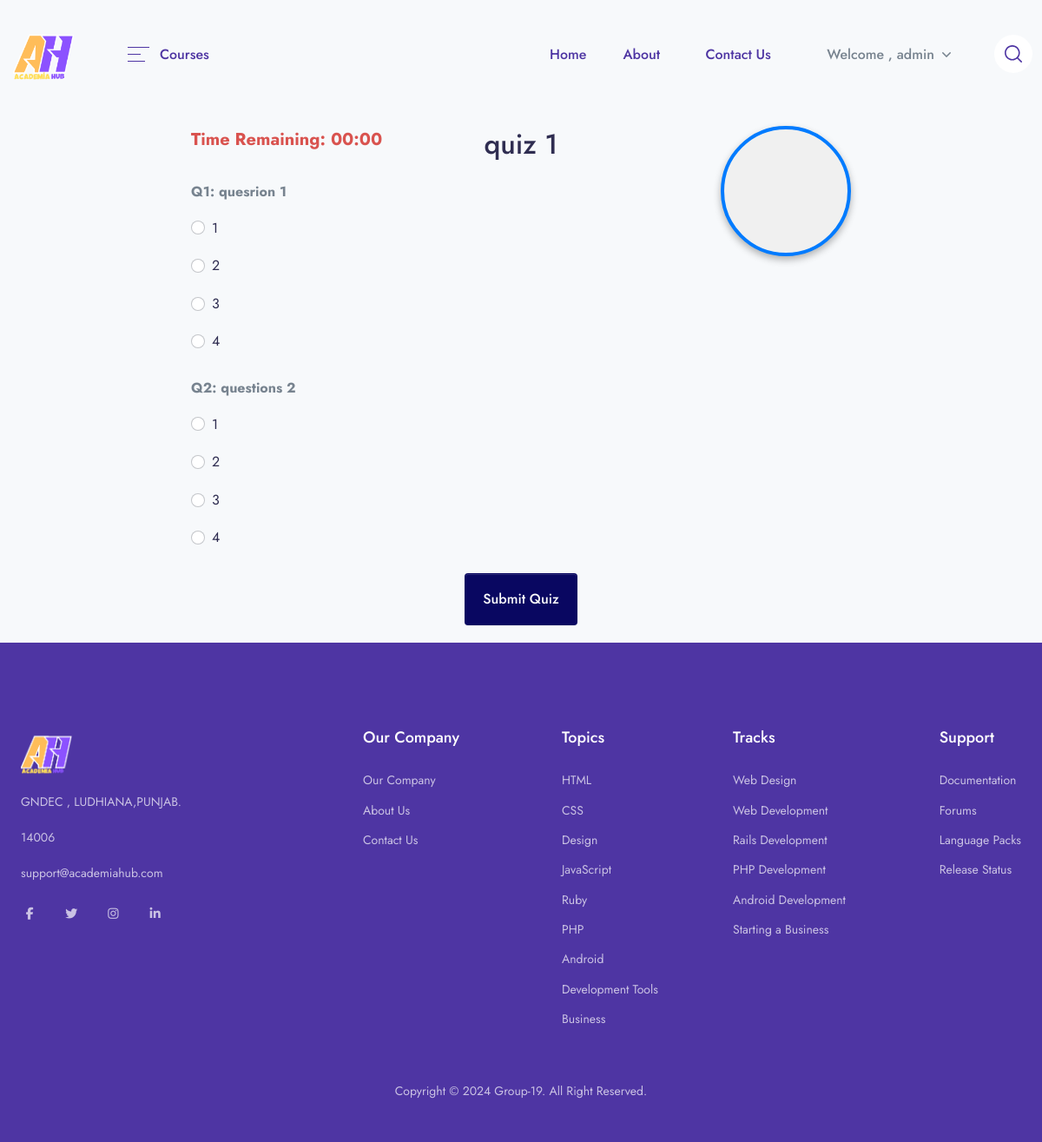
The app's page /quiz/1/ (signed in) with its own data.
### app/models.py (models this page shows, shortened)
class Quiz(models.Model):
    title = models.CharField(max_length=200)

class QuizQuestion(models.Model):
    quiz = models.ForeignKey(Quiz, on_delete=models.CASCADE, related_name="questions")
    question = models.CharField(max_length=500)
    option_1 = models.CharField(max_length=200)
    option_2 = models.CharField(max_length=200)
    option_3 = models.CharField(max_length=200)
    option_4 = models.CharField(max_length=200)
    correct_answer = (
        models.IntegerField()
    )  # Index of the correct option (1, 2, 3, or 4)

### LMS/views.py (the view)
# urls.py: path("quiz/<int:video_id>/", views.quiz_detail, name="quiz_detail"),
@login_required
def quiz_detail(request, video_id):
    video = get_object_or_404(Video, id=video_id)
    quiz = video.quiz
    if not quiz:
        return render(request, "quiz/no_quiz.html")
    questions = quiz.questions.all()
    context = {
        "quiz": quiz,
        "questions": questions,
        "video": video,
    }
    return render(request, "quiz/index.html", context)

### templates/quiz/index.html (shortened to what this page needs)
{% extends 'base.html' %}
{% load static %}
{% block content %}
<div class="quiz-container">
    <div id="video-container">
        <video id="videoElement" autoplay playsinline></video>
    </div>
    <h2 class="quiz-title">{{ quiz.title }}</h2>
    <form method="POST" action="{% url 'submit_quiz' quiz.id %}">
        {% for question in questions %}
        <div class="question">
            <p><strong>Q{{ forloop.counter }}: {{ question.question }}</strong></p>
            <div class="form-check">
                <input class="form-check-input" type="radio" name="question_{{ question.id }}" value="1"
                    id="question_{{ question.id }}_1">
                <label class="form-check-label" for="question_{{ question.id }}_1">{{ question.option_1 }}</label>
            </div>
            <div class="form-check">
                <input class="form-check-input" type="radio" name="question_{{ question.id }}" value="2"
                    id="question_{{ question.id }}_2">
                <label class="form-check-label" for="question_{{ question.id }}_2">{{ question.option_2 }}</label>
            </div>
            <div class="form-check">
                <input class="form-check-input" type="radio" name="question_{{ question.id }}" value="3"
                    id="question_{{ question.id }}_3">
                <label class="form-check-label" for="question_{{ question.id }}_3">{{ question.option_3 }}</label>
            </div>
            <div class="form-check">
                <input class="form-check-input" type="radio" name="question_{{ question.id }}" value="4"
                    id="question_{{ question.id }}_4">
                <label class="form-check-label" for="question_{{ question.id }}_4">{{ question.option_4 }}</label>
            </div>
        </div>
        {% endfor %}
        <div class="button-container">
            <button type="submit" class="btn btn-primary">Submit Quiz</button>
        </div>
    </form>
    <div id="timer">Time Remaining: <span id="time">00:00</span></div>
</div>
{% endblock %}

### templates/components/header.html (shortened to what this page needs)
{% load static %}
<header class="navbar navbar-expand-xl navbar-light">
    <div class="container">
        <a class="navbar-brand" href="{% url 'home' %}">
            <img src="{% static 'assets/img/brand.png' %}" class="navbar-brand-img" alt="...">
        </a>
        <ul class="navbar-nav navbar-vertical ms-xl-4 d-none d-xl-flex">
            <li class="nav-item dropdown">
                <a class="nav-link pb-4 mb-n4 px-0 pt-0" id="navbarVerticalMenu" data-bs-toggle="dropdown" href="#"
                    aria-haspopup="true" aria-expanded="false">
                    <div class="py-3 px-5 d-flex align-items-center">
                        <div class="me-3 ms-1 text-gigas d-flex">
                            <svg width="25" height="17" viewBox="0 0 25 17" xmlns="http://www.w3.org/2000/svg">
                                <rect width="25" height="1" fill="currentColor" />
                                <rect y="8" width="15" height="1" fill="currentColor" />
                                <rect y="16" width="20" height="1" fill="currentColor" />
                            </svg>
                        </div>
                        <span class="text-gigas fw-medium me-1">Courses</span>
                    </div>
                </a>
            </li>
        </ul>
        <div class="collapse navbar-collapse z-index-lg" id="navbarCollapse">
            <ul class="navbar-nav ms-auto">
                <li class="nav-item dropdown dropdown-full-width ">
                    <a class="nav-link px-xl-4 text-gigas" href="{% url 'home' %}">
                        <span>Home</span>
                    </a>
                </li>
                <li class="nav-item dropdown dropdown-full-width">
                    <a class="nav-link text-gigas" href="{% url 'about_us' %}">
                        About
                    </a>
                </li>
                <li class="nav-item dropdown dropdown-full-width">
                    <a class="nav-link text-gigas" href="{% url 'contact_us' %}">
                        Contact Us
                    </a>
                </li>
                {% if user.is_authenticated and user.first_name == '' %}
                <li class="nav-item dropdown border-0 px-1 px-md-3">
                    <a class="nav-link dropdown-toggle" id="user" data-bs-toggle="dropdown" href="#"
                        aria-haspopup="true" aria-expanded="false">
                        Welcome , {{user.username}}
                    </a>
                </li>
                {% endif %}
            </ul>
        </div>
        <ul class="navbar-nav flex-row ms-n4 ms-sm-auto ms-xl-0 me-n2 me-md-n4">
            <li class="nav-item border-0 px-1 px-md-3 d-none d-370-block d-xl-block">
                <a class="nav-link d-flex p-3 bg-white-all rounded-circle search-mobile text-gigas icon-xs"
                    data-bs-toggle="collapse" href="#collapseSearchMobile" role="button" aria-expanded="false"
                    aria-controls="collapseSearchMobile">
                </a>
            </li>
        </ul>
    </div>
</header>

### templates/quiz/index.html (style rules this page uses)
.quiz-container { max-width: 800px; margin: 0 auto; padding: 20px; position: relative; }
.quiz-title { text-align: center; font-size: 2rem; margin-bottom: 20px; }
#video-container { position: absolute; top: 20px; right: 20px; width: 150px; height: 150px; border-radius: 50%; overflow: hidden; border: 4px solid #007bff; box-shadow: 0 4px 8px rgba(0, 0, 0, 0.3); background-color: #f0f0f0; }
#videoElement { width: 100%; height: 100%; object-fit: cover; }
.question { margin-bottom: 20px; }
.form-check { margin-top: 10px; }
.button-container { text-align: center; margin-top: 20px; }
#timer { position: absolute; top: 20px; left: 20px; font-size: 1.5rem; font-weight: bold; color: #d9534f; z-index: 10; }
#timer { font-size: 20px; font-weight: bold; }

### records on screen
Quiz: title "quiz 1"
QuizQuestion: question "quesrion 1", option_1 "1", option_2 "2", option_3 "3", option_4 "4"
QuizQuestion: question "questions 2", option_1 "1", option_2 "2", option_3 "3", option_4 "4"

### other values on screen
{{ user.username }} "admin"
